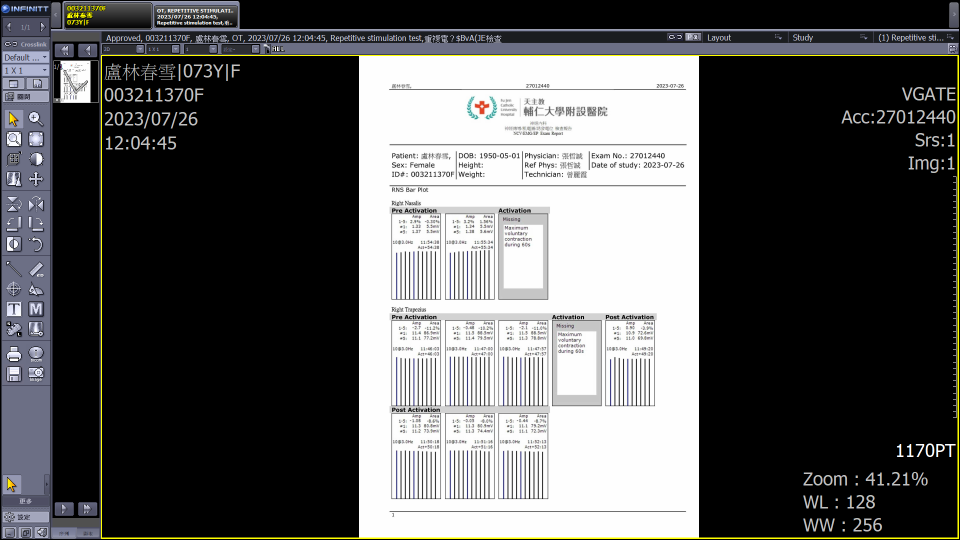
#> input picture server/images/1.png, 1920 x 1080 px, found by its file name (shown at 1/2 size)
$ python test.py
#> lines starting #> are read from the running program, lines starting #| are printed output that depends on the picture
import numpy as np
from PIL import Image
import cv2
import pytesseract
import re
import json
crop_dimensions_2 = [
    (70, 50, 150, 230),
    (70, 50, 150, 230),
]

def scale(image):
    crop_dimensions = (700, 390, 1380, 900)  # Adjusted cropping dimensions (left, upper, right, lower)
    crop_image = image.crop(crop_dimensions)
    image_array = np.array(crop_image)
    scaled_image = cv2.resize(image_array, None,
                        fx=2, fy=2, interpolation=cv2.INTER_CUBIC)

    cv2.imshow("image_2", scaled_image)
    cv2.waitKey(0)
    return scaled_image

def find_target_words(image):
    target_words = ["Right Nasalis", "Left Nasalis", "Right Trapezius", "Left Trapezius", "Right Adb", "Left Adb"]
    targets = []
    code = pytesseract.image_to_string(image)
    data = pytesseract.image_to_data(image, output_type=pytesseract.Output.DICT)
    for phrase in target_words:
        matches = re.finditer(r'\b' + re.escape(phrase) + r'\b', code, re.IGNORECASE)
        for match in matches:
            match_start = match.start()
            match_end = match.end()
            x = data['left'][match.start()]
            y = data['top'][match.start()]
            targets.append((phrase, x, y))
            break  # Only consider the first match for each phrase
    return targets

def perform_ocr(resized_images):
    results = []

    for i, resized_image in enumerate(resized_images, start=1):
        code = pytesseract.image_to_string(resized_image)
        data = pytesseract.image_to_data(resized_image, output_type=pytesseract.Output.DICT)

        target_words = ["Right Nasalis", "Left Nasalis", "Right Trapezius", "Left Trapezius", "Right Adb", "Left Adb"]

        for phrase in target_words:
            match = re.search(r'\b' + re.escape(phrase) + r'\b', code, re.IGNORECASE)
            if match:
                start_idx = match.start()
                end_idx = match.end()
                x, y = data['left'][start_idx], data['top'][start_idx]
                for j, (a, b, c, d) in enumerate(crop_dimensions_2, start=1):
                    crop_image_2 = resized_image[y + a:y + b, x + c:x + d]
                    image_2 = cv2.resize(crop_image_2, None, fx=3, fy=3, interpolation=cv2.INTER_CUBIC)
                    code_2 = pytesseract.image_to_string(image_2)
                    nonspe_code = code_2.strip()
                    if nonspe_code:  # Check if the extracted text is not empty
                        str_code_2 = re.split('[\n:]+', nonspe_code)
                        json_string_2 = json.dumps(str_code_2, ensure_ascii=False)
                        results.append({
                            "target_phrase": phrase,
                            "result_data": json_string_2,
                            # "text": code[start_idx:end_idx]  # Include the matched text here
                        })
        return results

def recognize(image_path):
    try:
        image = Image.open(image_path)
#> image is the input picture: PIL image 1920x1080 RGBA; mean R, G, B, A 89.5, 89.8, 89.9, 255
        scaled_image = scale(image)
#> in scale, `crop_image = image.crop(crop_dimensions)`:
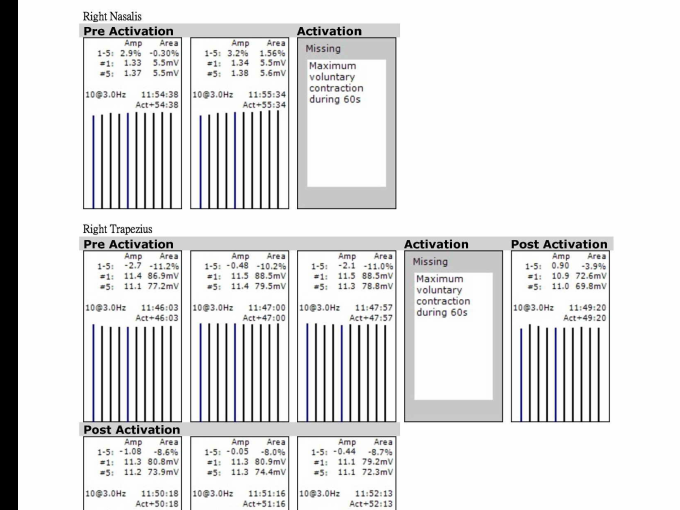
#> crop_image: PIL image 680x510 RGBA; mean R, G, B, A 226.7, 226.7, 227.1, 255
        targets = find_target_words(scaled_image)
        results = perform_ocr(scaled_image, targets)
        return results
    except Exception as e:
        print("Error:", e)
        return []

# Test the OCR recognition
image_path = r'C:\Users\曾澤軒\Desktop\Git\MDGSS\server\images\1.png'  # Update with the path to your test image
results = recognize(image_path)

# Print the OCR results
for result in results:
    print(result)

$ run again, with server/images/2.png copied over server/images/1.png
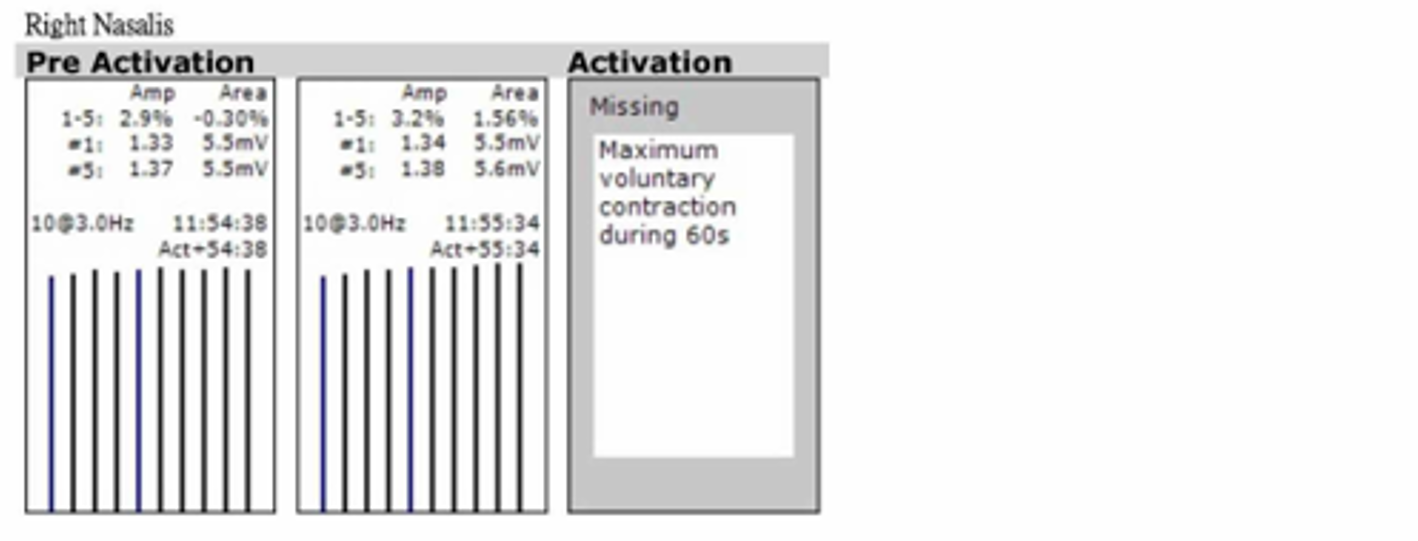
#> input picture server/images/2.png, 1418 x 541 px, found by its file name
#> in recognize, image is the input picture: PIL image 1418x541 RGBA; mean R, G, B, A 234.2, 234.1, 234.6, 255
#> in scale, `crop_image = image.crop(crop_dimensions)`:
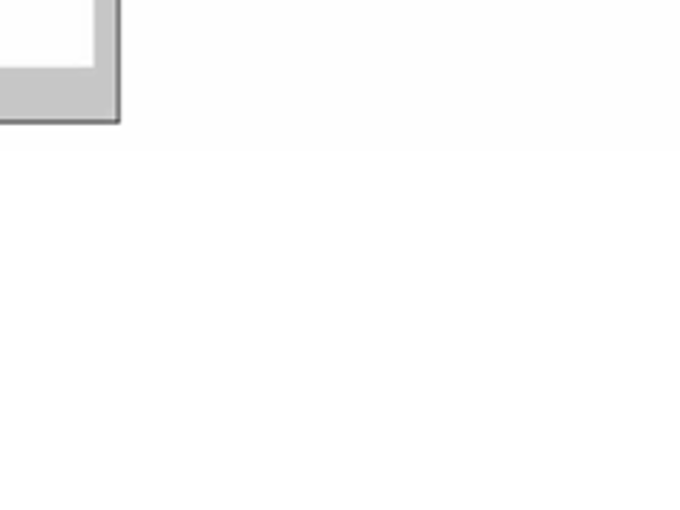
#> crop_image: PIL image 680x510 RGBA; mean R, G, B, A 73.5, 73.5, 73.5, 75.5; transparent parts drawn white
